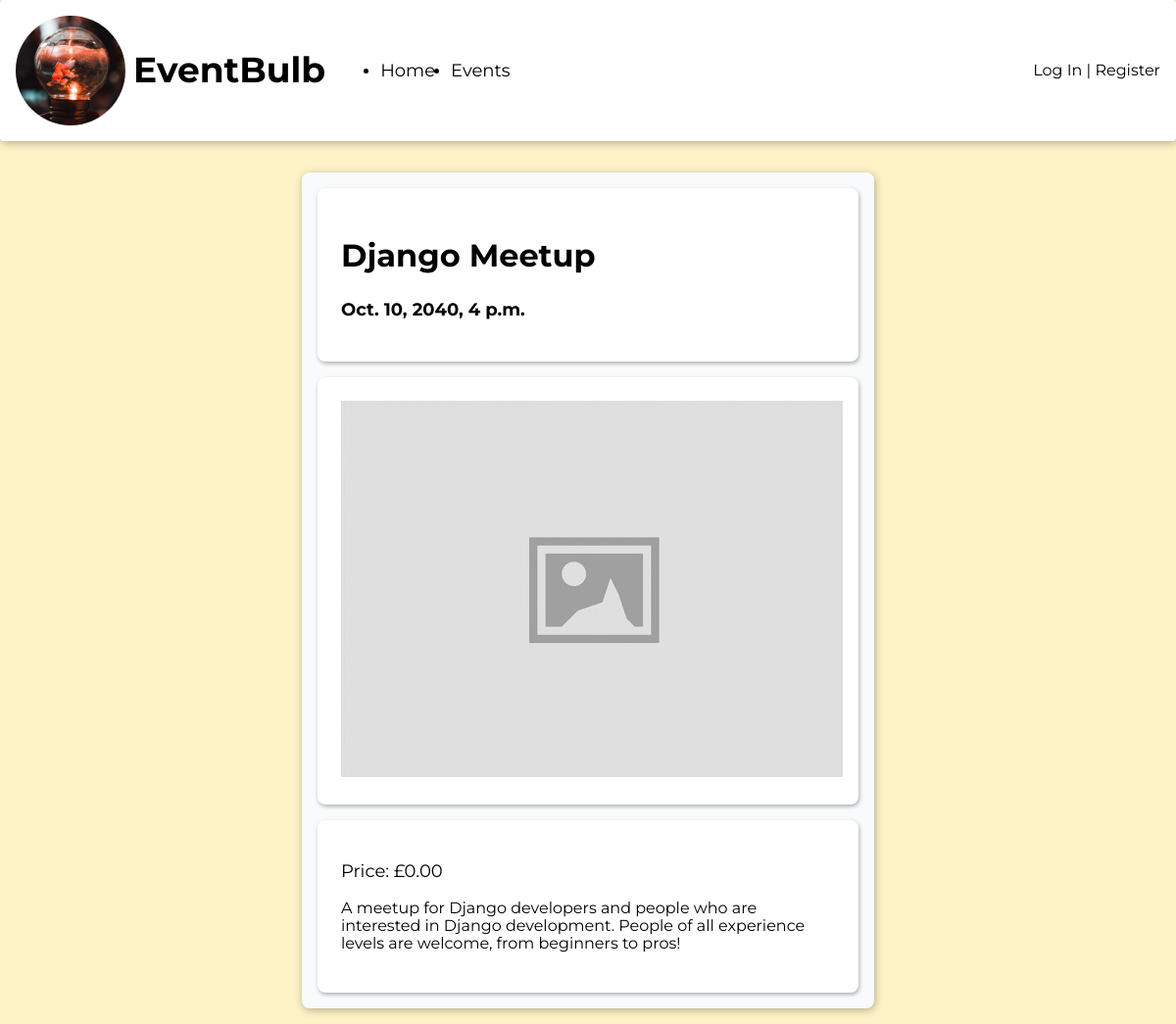
The app's page /events/1/ with its own data.
### events/models.py (models this page shows, shortened)
class Event(models.Model):
    title = models.CharField(max_length=255)
    description = models.TextField()
    datetime = models.DateTimeField(auto_now=False, auto_now_add=False)
    cost = models.DecimalField(max_digits=6, decimal_places=2)

### events/views.py (the view)
# urls.py: path('<int:id>/', views.details, name="events_details"),
def details(request, id):
    event = get_object_or_404(Event, id=id)
    return render(request, 'events/details.html', {'event': event})

### templates/events/details.html
{% extends 'base.html' %}
{% load static %}
{% block content %}
  <main class="wrap-content">
    <div class="card-background half-width event-details">
      <section class="card event-header">
        <div class="event-info">
          <h2 class="event-title">{{ event.title }}</h2>
          <h3>{{ event.datetime }}</h3>
        </div>
      </section>
      <section class="card">
        <img src="{% static 'images/image_placeholder.jpg' %}" alt="Placeholder">
      </section>
      <section class="card">
        <p class="event-cost">Price: £{{ event.cost }}</p>
        <p>{{ event.description }}</p>
      </section>
    </div>
  </main>
{% endblock %}

### templates/base.html (shortened to what this page needs)
{% load static %}
<!DOCTYPE html>
<html lang="en">
<head>
  <link href="https://cdnjs.cloudflare.com/ajax/libs/normalize/8.0.1/normalize.min.css" rel="stylesheet">
  <link href="https://cdnjs.cloudflare.com/ajax/libs/meyer-reset/2.0/reset.min.css" rel="stylesheet">
  <link rel="stylesheet" href="{% static 'css/style.css' %}">
</head>
<body>
  <header class="navbar">
    <section>
      <img class="logo" src="{% static 'images/logo.jpg' %}" alt="EventBulb Logo">
      <h1 class="site-heading">EventBulb</h1>
      <nav>
        <ul>
          <li>
            <a href="{% url 'information_home' %}">Home</a>
          </li>
          <li>
            <a href="{% url 'events_list' %}">Events</a>
          </li>
        </ul>
      </nav>
    </section>
    <nav class="auth-nav">
      {% if user.is_authenticated %}
        <span>Logged in as: <span class="logged-in-username">{{ user.username }}</span></span>
        <span> | </span>
        <a href="{% url 'accounts_logout' %}">Log out</a>
      {% else %}
        <a href="{% url 'accounts_login' %}">Log In</a>
        <span> | </span>
        <a href="{% url 'accounts_register' %}">Register</a>
      {% endif %}
    </nav>
  </header>
  {% block content %}
  {% endblock content %}
</body>
</html>

### static/css/style.css (style rules this page uses)
:root { --shadow: 1px 2px 8px rgba(0,0,0,0.3); --shadow-small: 1px 2px 4px rgba(0,0,0,0.3); --yellow : #FEF3C7; --yellow-accent: #FDE68A; --gray: #E5E7EB; --gray-accent: #D1D5DB; --gray-light: #F9FAFB; --red: #FECACA; --red-accent: #FCA5A5; }
body { background-color: var(--yellow); display: flex; flex-direction: column; height: 100vh; font-family: 'Montserrat', Helvetica, Arial, sans-serif; }
a { color: inherit; text-decoration: inherit; }
h2 { font-size: 1.25rem; }
h3 { font-size: 1.125rem; }
.navbar { display: grid; grid-template-columns: 1fr 1fr; align-items: center; background-color: white; border-radius: 0.25rem; padding: 1rem; box-shadow: var(--shadow) }
.navbar > section { display: flex; align-items: center; }
.navbar .logo { margin-right: 0.5rem; height: 7rem; width: 7rem; object-fit: cover; border-radius: 100%; }
.site-heading { font-size: 1.5rem; }
.navbar .site-heading { font-size: 2.25rem; margin-right: 1rem; }
.navbar > .auth-nav { justify-self: flex-end; }
.navbar nav > ul { display: flex; align-items: center; }
.navbar nav > ul > li { margin-right: 1rem; }
.navbar nav > ul > li > a, .navbar nav > ul > li > span { font-size: 1.125rem; }
main { margin: 1rem; padding: 1rem; display: grid; gap: 1rem; flex-grow: 1; flex-shrink: 1; }
.card-background { background-color: var(--gray-light); padding: 0.5rem; box-shadow: var(--shadow); border-radius: 0.5rem; display: flex; flex-direction: column; }
.card { margin: 0.5rem; padding: 1.5rem; background-color: white; border-radius: 0.5rem; box-shadow: var(--shadow-small) }
.wrap-content { align-items: flex-start; flex-grow: 0; }
.half-width { justify-self: center; width: 50%; }
.event-title { font-size: 2rem; }
.event-details .event-header { display: flex; align-items: center; justify-content: space-between; }
.event-details .event-cost { font-size: 1.125rem; }

### records on screen
Event: title "Django Meetup", datetime "Oct. 10, 2040, 4 p.m.", cost "0.00", description "A meetup for Django developers and people who are interested in Django development. People of all experience levels are welcome, from beginners to pros!"
